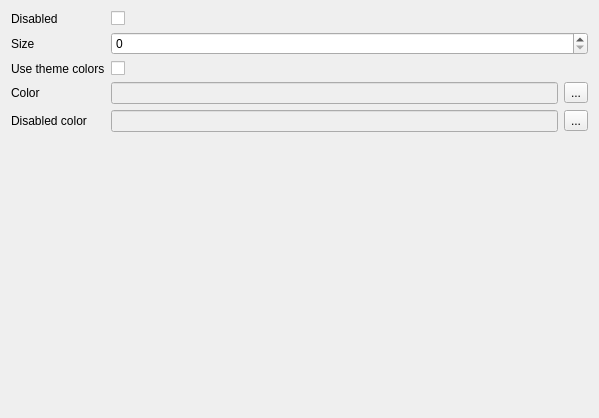
<?xml version="1.0" encoding="UTF-8"?>
<ui version="4.0">
 <class>IconButtonSettingsForm</class>
 <widget class="QWidget" name="IconButtonSettingsForm">
  <property name="geometry">
   <rect>
    <x>0</x>
    <y>0</y>
    <width>599</width>
    <height>418</height>
   </rect>
  </property>
  <property name="windowTitle">
   <string>Form</string>
  </property>
  <layout class="QGridLayout" name="gridLayout">
   <item row="0" column="0">
    <layout class="QFormLayout" name="formLayout">
     <property name="formAlignment">
      <set>Qt::AlignLeading|Qt::AlignLeft|Qt::AlignTop</set>
     </property>
     <item row="0" column="0">
      <widget class="QLabel" name="disabledLabel">
       <property name="text">
        <string>Disabled</string>
       </property>
      </widget>
     </item>
     <item row="0" column="1">
      <widget class="QCheckBox" name="disabledCheckBox"/>
     </item>
     <item row="1" column="0">
      <widget class="QLabel" name="sizeLabel">
       <property name="text">
        <string>Size</string>
       </property>
      </widget>
     </item>
     <item row="1" column="1">
      <widget class="QSpinBox" name="sizeSpinBox"/>
     </item>
     <item row="2" column="0">
      <widget class="QLabel" name="useThemeColorsLabel">
       <property name="text">
        <string>Use theme colors</string>
       </property>
      </widget>
     </item>
     <item row="2" column="1">
      <widget class="QCheckBox" name="useThemeColorsCheckBox"/>
     </item>
     <item row="3" column="0">
      <widget class="QLabel" name="colorLabel">
       <property name="text">
        <string>Color</string>
       </property>
      </widget>
     </item>
     <item row="3" column="1">
      <layout class="QHBoxLayout" name="horizontalLayout_2">
       <item>
        <widget class="QLineEdit" name="colorLineEdit">
         <property name="enabled">
          <bool>false</bool>
         </property>
        </widget>
       </item>
       <item>
        <widget class="QToolButton" name="colorToolButton">
         <property name="text">
          <string>...</string>
         </property>
        </widget>
       </item>
      </layout>
     </item>
     <item row="4" column="0">
      <widget class="QLabel" name="disabledColorLabel">
       <property name="text">
        <string>Disabled color</string>
       </property>
      </widget>
     </item>
     <item row="4" column="1">
      <layout class="QHBoxLayout" name="horizontalLayout_4">
       <item>
        <widget class="QLineEdit" name="disabledColorLineEdit">
         <property name="enabled">
          <bool>false</bool>
         </property>
        </widget>
       </item>
       <item>
        <widget class="QToolButton" name="disabledColorToolButton">
         <property name="text">
          <string>...</string>
         </property>
        </widget>
       </item>
      </layout>
     </item>
    </layout>
   </item>
  </layout>
 </widget>
 <resources/>
 <connections/>
</ui>
